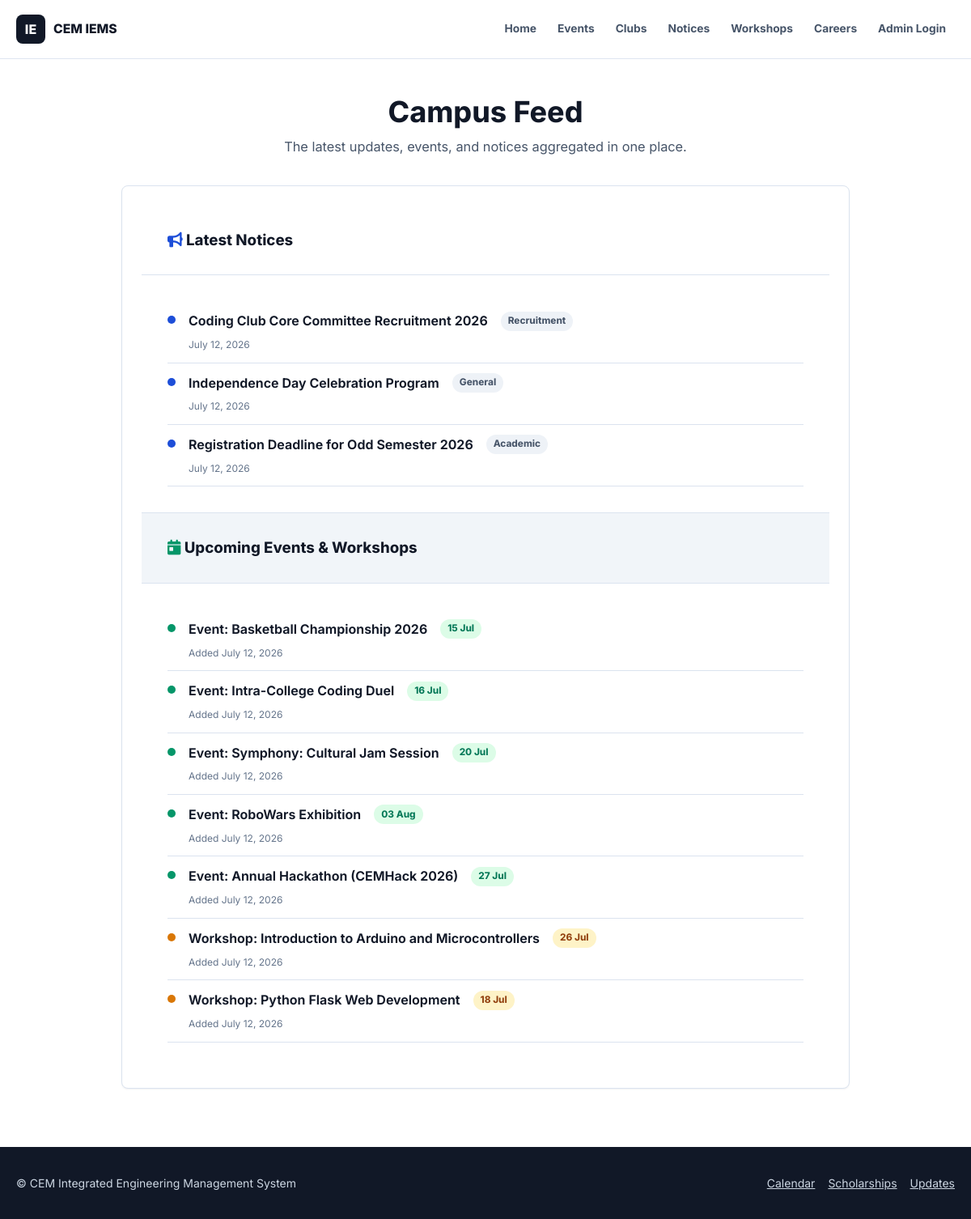
The app's page /updates with its own data.
### models/notice.py (models this page shows, shortened)
class Notice(db.Model):
    __tablename__ = 'notices'
    id = db.Column(db.Integer, primary_key=True)
    club_id = db.Column(db.Integer, db.ForeignKey('clubs.id'), nullable=True)
    title = db.Column(db.String(200), nullable=False)
    description = db.Column(db.Text)
    category = db.Column(db.String(50), default='general')  # general, academic, club, recruitment
    attachment = db.Column(db.String(256))  # File path
    created_by = db.Column(db.Integer, db.ForeignKey('users.id'))
    status = db.Column(db.String(20), default='pending')  # pending, approved, rejected
    approved_by = db.Column(db.Integer, db.ForeignKey('users.id'), nullable=True)
    created_at = db.Column(db.DateTime, default=datetime.utcnow)
    approved_by_user = db.relationship('User', foreign_keys=[approved_by])
    @property
    def category_display(self):
        return {
            'general': 'General',
            'academic': 'Academic',
            'club': 'Club',
            'recruitment': 'Recruitment'
        }.get(self.category, self.category.title())

### models/event.py (models this page shows, shortened)
class Event(db.Model):
    __tablename__ = 'events'
    id = db.Column(db.Integer, primary_key=True)
    club_id = db.Column(db.Integer, db.ForeignKey('clubs.id'), nullable=True)
    title = db.Column(db.String(200), nullable=False)
    description = db.Column(db.Text)
    venue = db.Column(db.String(200))
    date = db.Column(db.Date)
    time = db.Column(db.Time)
    image = db.Column(db.String(256))
    registration_link = db.Column(db.String(500))
    status = db.Column(db.String(20), default='pending')  # pending, approved, rejected
    created_by = db.Column(db.Integer, db.ForeignKey('users.id'))
    approved_by = db.Column(db.Integer, db.ForeignKey('users.id'), nullable=True)
    created_at = db.Column(db.DateTime, default=datetime.utcnow)

### models/workshop.py (models this page shows, shortened)
class Workshop(db.Model):
    __tablename__ = 'workshops'
    id = db.Column(db.Integer, primary_key=True)
    title = db.Column(db.String(200), nullable=False)
    description = db.Column(db.Text)
    speaker = db.Column(db.String(100))
    venue = db.Column(db.String(200))
    registration_link = db.Column(db.String(500))
    date = db.Column(db.Date)
    time = db.Column(db.Time)
    status = db.Column(db.String(20), default='pending')  # pending, approved, rejected
    created_by = db.Column(db.Integer, db.ForeignKey('users.id'), nullable=True)
    approved_by = db.Column(db.Integer, db.ForeignKey('users.id'), nullable=True)
    created_at = db.Column(db.DateTime, default=datetime.utcnow)
    creator = db.relationship('User', foreign_keys=[created_by])
    approver = db.relationship('User', foreign_keys=[approved_by])

### routes/public.py (the view)
@public_bp.route('/updates')
def updates():
    recent_events = Event.query.filter_by(status='approved').order_by(Event.created_at.desc()).limit(5).all()
    recent_notices = Notice.query.filter_by(status='approved').order_by(Notice.created_at.desc()).limit(5).all()
    recent_scholarships = Scholarship.query.order_by(Scholarship.created_at.desc()).limit(5).all()
    recent_workshops = Workshop.query.filter_by(status='approved').order_by(Workshop.created_at.desc()).limit(5).all()
    recent_opportunities = Opportunity.query.order_by(Opportunity.created_at.desc()).limit(5).all()
    return render_template('public/updates.html',
        recent_events=recent_events,
        recent_notices=recent_notices,
        recent_scholarships=recent_scholarships,
        recent_workshops=recent_workshops,
        recent_opportunities=recent_opportunities
    )

### templates/public/updates.html (shortened to what this page needs)
{% extends "base.html" %}
{% block content %}
<section class="section bg-white">
    <div class="container" style="max-width: 900px;">
        <div class="section-header">
            <h2>Campus Feed</h2>
            <p>The latest updates, events, and notices aggregated in one place.</p>
        </div>
        <div class="card p-0">
            <div class="p-4 border-bottom">
                <h3 class="m-0"><i class="fa-solid fa-bullhorn text-accent-blue"></i> Latest Notices</h3>
            </div>
            <div class="p-4">
                <ul class="updates-feed" style="list-style: none; margin: 0; padding: 0;">
                    {% for notice in recent_notices %}
                    <li class="update-item" style="display: flex; gap: 16px; padding: 12px 0; border-bottom: 1px solid var(--border);">
                        <div style="width: 10px; height: 10px; border-radius: 50%; background: var(--accent-blue); margin-top: 6px;"></div>
                        <div>
                            <div class="d-flex justify-between align-center mb-1">
                                <a href="{{ url_for('public.notices', category=notice.category) }}" class="fw-medium text-primary text-decoration-none">{{ notice.title }}</a>
                                <span class="badge badge-secondary ml-2">{{ notice.category_display }}</span>
                            </div>
                            <div class="text-xs text-muted">{{ notice.created_at.strftime('%B %d, %Y') }}</div>
                        </div>
                    </li>
                    {% endfor %}
                </ul>
            </div>
            <div class="p-4 border-bottom border-top bg-light">
                <h3 class="m-0"><i class="fa-solid fa-calendar-day text-success"></i> Upcoming Events & Workshops</h3>
            </div>
            <div class="p-4">
                <ul class="updates-feed" style="list-style: none; margin: 0; padding: 0;">
                    {% for event in recent_events %}
                    <li class="update-item" style="display: flex; gap: 16px; padding: 12px 0; border-bottom: 1px solid var(--border);">
                        <div style="width: 10px; height: 10px; border-radius: 50%; background: var(--success); margin-top: 6px;"></div>
                        <div>
                            <div class="d-flex justify-between align-center mb-1">
                                <a href="{{ url_for('public.event_detail', event_id=event.id) }}" class="fw-medium text-primary text-decoration-none">Event: {{ event.title }}</a>
                                <span class="badge badge-success ml-2">{{ event.date.strftime('%d %b') if event.date else 'TBA' }}</span>
                            </div>
                            <div class="text-xs text-muted">Added {{ event.created_at.strftime('%B %d, %Y') }}</div>
                        </div>
                    </li>
                    {% endfor %}
                    {% for workshop in recent_workshops %}
                    <li class="update-item" style="display: flex; gap: 16px; padding: 12px 0; border-bottom: 1px solid var(--border);">
                        <div style="width: 10px; height: 10px; border-radius: 50%; background: var(--warning); margin-top: 6px;"></div>
                        <div>
                            <div class="d-flex justify-between align-center mb-1">
                                <span class="fw-medium text-primary">Workshop: {{ workshop.title }}</span>
                                <span class="badge badge-warning ml-2">{{ workshop.date.strftime('%d %b') if workshop.date else 'TBA' }}</span>
                            </div>
                            <div class="text-xs text-muted">Added {{ workshop.created_at.strftime('%B %d, %Y') }}</div>
                        </div>
                    </li>
                    {% endfor %}
                </ul>
            </div>
        </div>
    </div>
</section>
{% endblock %}

### static/css/main.css (style rules this page uses)
:root { --primary: #111827; --primary-soft: #243041; --accent-blue: #1d4ed8; --accent-blue-light: #dbeafe; --accent-teal: #0f766e; --accent-teal-light: #ccfbf1; --accent-amber: #b45309; --bg: #f6f8fb; --surface: #ffffff; --surface-muted: #f1f5f9; --border: #dbe3ef; --border-strong: #cbd5e1; --text-primary: #111827; --text-secondary: #475569; --text-muted: #64748b; --danger: #dc2626; --warning: #d97706; --success: #059669; --info: #0284c7; --space-xs: 4px; --space-sm: 8px; --space-md: 16px; --space-lg: 24px; --space-xl: 32px; --space-2xl: 48px; --space-3xl: 64px; --radius-sm: 6px; --radius-md: 8px; --radius-lg: 8px; --shadow-sm: 0 1px 2px rgba(15, 23, 42, 0.06); --shadow-md: 0 10px 24px rgba(15, 23, 42, 0.08); --shadow-lg: 0 24px 56px rgba(15, 23, 42, 0.14); --transition-fast: 150ms ease; --transition: 220ms ease; }
* { box-sizing: border-box; margin: 0; padding: 0; }
html { scroll-behavior: smooth; }
body { min-height: 100vh; font-family: "Inter", system-ui, -apple-system, BlinkMacSystemFont, "Segoe UI", sans-serif; background: var(--bg); color: var(--text-primary); line-height: 1.55; -webkit-font-smoothing: antialiased; text-rendering: optimizeLegibility; }
a { color: var(--accent-blue); }
h1, h2, h3, h4, h5, h6 { color: var(--primary); font-weight: 750; line-height: 1.15; }
p { color: var(--text-secondary); }
.container { width: min(1180px, calc(100% - 40px)); margin: 0 auto; }
.section { padding: 72px 0; }
.bg-white { background: var(--surface); }
.bg-light { background: var(--surface-muted); }
.section-header { max-width: 760px; margin: 0 auto 34px; text-align: center; }
.section-header h2 { font-size: clamp(1.85rem, 3vw, 2.55rem); margin-bottom: 10px; }
.section-header p { font-size: 1.02rem; }
.d-flex { display: flex; }
.align-center { align-items: center; }
.justify-between { justify-content: space-between; }
.text-xs { font-size: 0.75rem; }
.text-muted { color: var(--text-muted); }
.text-primary { color: var(--text-primary); }
.text-success { color: var(--success); }
.text-accent-blue { color: var(--accent-blue); }
.text-decoration-none { text-decoration: none; }
.fw-medium { font-weight: 650; }
.m-0 { margin: 0; }
.mb-1 { margin-bottom: var(--space-sm); }
.ml-2 { margin-left: var(--space-md); }
.p-0 { padding: 0; }
.p-4 { padding: var(--space-xl); }
.border-top { border-top: 1px solid var(--border); }
.border-bottom { border-bottom: 1px solid var(--border); }
.card, .admin-table-card { background: var(--surface); border: 1px solid var(--border); border-radius: var(--radius-lg); box-shadow: var(--shadow-sm); }
.card { padding: 24px; }
.badge { display: inline-flex; align-items: center; gap: 6px; min-height: 24px; padding: 4px 9px; border-radius: 999px; font-size: 0.74rem; font-weight: 750; line-height: 1; white-space: nowrap; }
.badge-success { background: #dcfce7; color: #047857; }
.badge-warning { background: #fef3c7; color: #92400e; }
.badge-secondary { background: #eef2f7; color: #475569; }

### static/css/public.css (style rules this page uses)
main > .section:first-child { padding-top: 118px; }

### records on screen
Notice: title "Coding Club Core Committee Recruitment 2026", category_display "Recruitment", created_at "July 12, 2026"
Notice: title "Independence Day Celebration Program", category_display "General", created_at "July 12, 2026"
Notice: title "Registration Deadline for Odd Semester 2026", category_display "Academic", created_at "July 12, 2026"
Event: title "Basketball Championship 2026", date "15 Jul", created_at "July 12, 2026"
Event: title "Intra-College Coding Duel", date "16 Jul", created_at "July 12, 2026"
Event: title "Symphony: Cultural Jam Session", date "20 Jul", created_at "July 12, 2026"
Event: title "RoboWars Exhibition", date "03 Aug", created_at "July 12, 2026"
Event: title "Annual Hackathon (CEMHack 2026)", date "27 Jul", created_at "July 12, 2026"
Workshop: title "Introduction to Arduino and Microcontrollers", date "26 Jul", created_at "July 12, 2026"
Workshop: title "Python Flask Web Development", date "18 Jul", created_at "July 12, 2026"

### other values on screen
{{ config.COLLEGE_SHORT }} "CEM"
